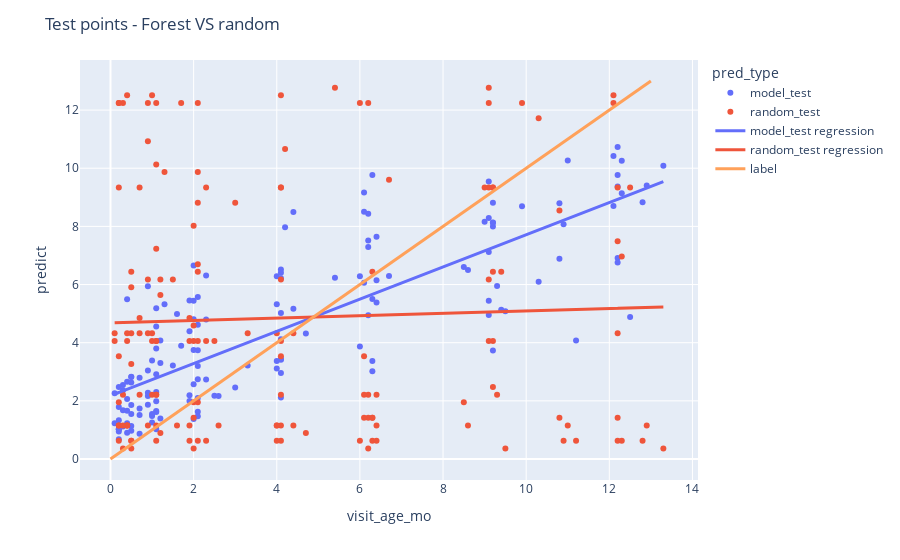

Notebook source saved alongside this figure:
### Markdown cell above
### Comparing to random model

In order to know if our model is doing well we can try to compare to a random model. We will build the random model by sampling by weighted uniform over all the possible existing bins, where the weight $W_{i}$ for example ${i}$ where the value for example ${i}$ is $V_{i}$, is: $W_{i}=\frac{V_{i}}{\sum \limits _{j} ^{} {V_{j}}}$

### Code cell
merged_training_df = get_regression_predict(merge_df,best_regress_params,False,0.75)
cols = merged_training_df.columns.tolist()
err_margin = 1.0
# merged_training_df = merged_training_df.loc[merged_training_df.tt == 'test']
# X = merged_training_df.iloc[:,:meta_idx].values
label = merged_training_df.visit_age_mo
predict = merged_training_df.predict


if 'predict' in merged_training_df: 
    # Can't use wide_to_long with a 'predict' column in the original df because it will try to remove the prefix and create a predict column
    merged_training_df.drop(columns='predict',inplace=True)
    cols = merged_training_df.columns.tolist()
    

choice_random = get_random_function(merged_training_df)(len(predict))

#Calculate model loss and accuracy
loss = abs(predict-label)
succ = np.count_nonzero(loss < err_margin) / len(loss)
print(f"AVG loss = {np.average(loss)}")
print(f"ACC  = {succ}")

#Calculate random loss and accuracy
loss = abs(choice_random-label)
succ = np.count_nonzero(loss < err_margin) / len(loss)
print(f"Tree Random AVG loss = {np.average(loss)}")
print(f"Tree Random ACC  = {succ}")

merged_training_df.loc[pd.isna(merged_training_df.symptoms),'symptoms']='unknown'

merged_training_df = merged_training_df.assign(predict_model=predict, label=label, predict_random=choice_random)

#merge the columns predict_model and predict_random with a corresponding label 'pred_type' to know where a prediction came from
merged_training_df['id'] = merged_training_df.index


#Keep all the columns except for predict_model and predict_random and join them to one column 'predict'
predict_melt_df = pd.wide_to_long(merged_training_df,['predict'],i='id',j='pred_type',sep='_',suffix='\w+').reset_index()
predict_melt_df.pred_type =  predict_melt_df.pred_type + "_" + predict_melt_df.tt

# #Plot results on graph
# # fig = px.scatter(predict_melt_df[predict_melt_df.tt == 'test'],x='visit_age_mo',y='predict',color='pred_type',custom_data=['symptoms','sampleID'])
test_df = predict_melt_df[(predict_melt_df.pred_type == 'model_test') | (predict_melt_df.pred_type == 'random_test')]
fig = px.scatter(test_df,x='visit_age_mo',y='predict',color='pred_type',custom_data=['symptoms','sampleID'])
fig.update_traces(
    hovertemplate="<br>".join([
        "predict %{y}, label: %{x}",
        "sampleID: %{customdata[1]}",
        "symptom: %{customdata[0]}"
    ])
)

for data in fig['data']:
    legendgroup = data['legendgroup']
    draw_regresssion(test_df,test_df.pred_type == legendgroup,fig,f'{legendgroup} regression',color=data['marker']['color'])
    
x = list(np.arange(0,14))
fig.add_trace((go.Scatter(x=x, y=x,
                    mode='lines',
                    name='label',
                    line=dict(width=3))))
fig.update_layout(title='Test points - Forest VS random')

### Figure 1 — Plotly figure (JSON) as saved in the notebook; plotly's stock layout.template omitted (floating-point values rounded to 4 significant figures; data arrays with more than 128 entries replaced by an {"elided": "..."} marker saying what was removed)
{"data": [{"customdata": {"elided": "152x2 str values"}, "hovertemplate": "predict %{y}, label: %{x}<br>sampleID: %{customdata[1]}<br>symptom: %{customdata[0]}", "legendgroup": "model_test", "marker": {"color": "#636efa", "symbol": "circle"}, "mode": "markers", "name": "model_test", "orientation": "v", "showlegend": true, "type": "scatter", "x": {"elided": "152 float values"}, "xaxis": "x", "y": {"elided": "152 float values"}, "yaxis": "y"}, {"customdata": {"elided": "152x2 str values"}, "hovertemplate": "predict %{y}, label: %{x}<br>sampleID: %{customdata[1]}<br>symptom: %{customdata[0]}", "legendgroup": "random_test", "marker": {"color": "#EF553B", "symbol": "circle"}, "mode": "markers", "name": "random_test", "orientation": "v", "showlegend": true, "type": "scatter", "x": {"elided": "152 float values"}, "xaxis": "x", "y": {"elided": "152 float values"}, "yaxis": "y"}, {"line": {"width": 3}, "marker": {"color": "#636efa"}, "mode": "lines", "name": "model_test regression", "type": "scatter", "x": {"elided": "152 float values"}, "y": {"elided": "152 float values"}}, {"line": {"width": 3}, "marker": {"color": "#EF553B"}, "mode": "lines", "name": "random_test regression", "type": "scatter", "x": {"elided": "152 float values"}, "y": {"elided": "152 float values"}}, {"line": {"width": 3}, "mode": "lines", "name": "label", "type": "scatter", "x": [0, 1, 2, 3, 4, 5, 6, 7, 8, 9, 10, 11, 12, 13], "y": [0, 1, 2, 3, 4, 5, 6, 7, 8, 9, 10, 11, 12, 13]}], "layout": {"legend": {"title": {"text": "pred_type"}, "tracegroupgap": 0}, "margin": {"t": 60}, "title": {"text": "Test points - Forest VS random"}, "xaxis": {"anchor": "y", "domain": [0, 1], "title": {"text": "visit_age_mo"}}, "yaxis": {"anchor": "x", "domain": [0, 1], "title": {"text": "predict"}}}}
